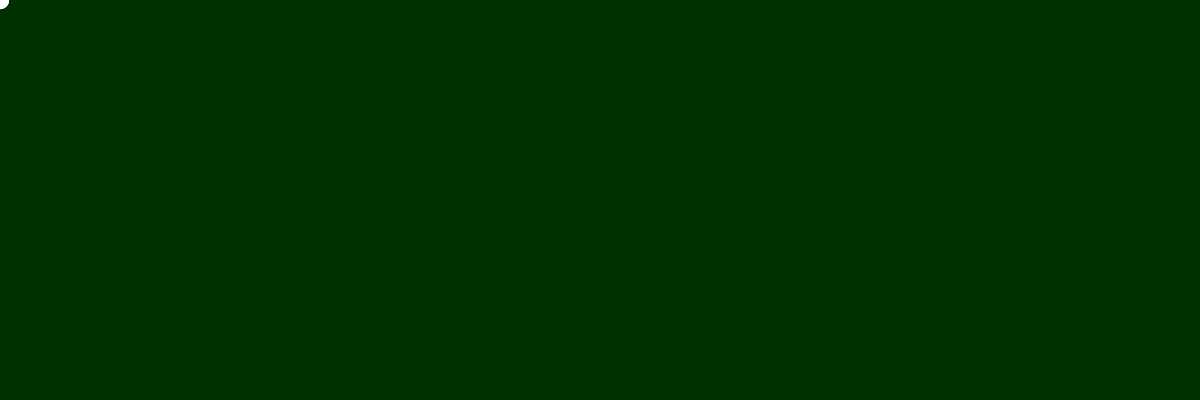
Frame 1 (no input)
Frame 60 (no input): identical to frame 1, image omitted
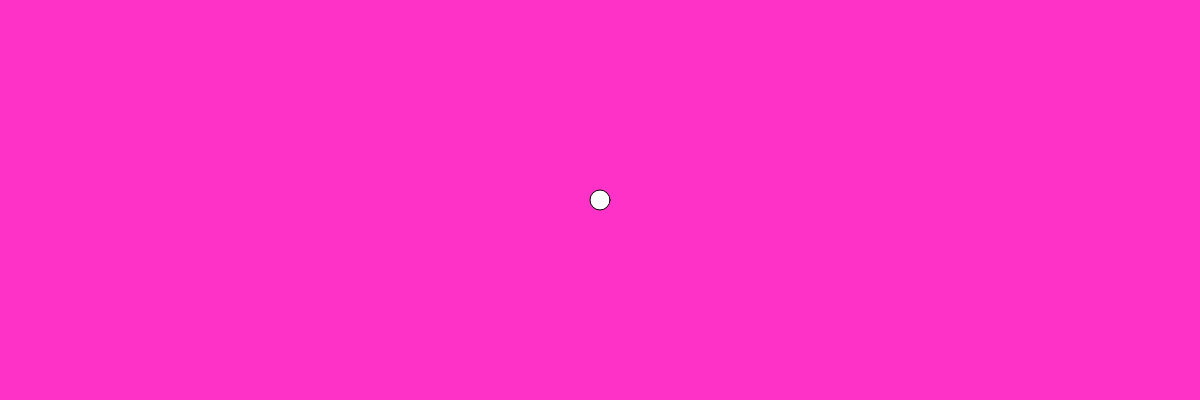
Frame 120 (the mouse pressed at the canvas centre since frame 60)

The p5.js sketch that drew these frames (run headless with seeded random() and noise() and a simulated clock; from frame 60 on, the mouse is pressed at the canvas centre):

// p5.js sketch
// ── sketch.js

var r = 0;
var g = 50;
var b = 255;

function setup(){

  createCanvas(1200,400);
}


function draw(){

  background(mouseX,g,mouseY);

  ellipse(mouseX,mouseY,20,20);

}
